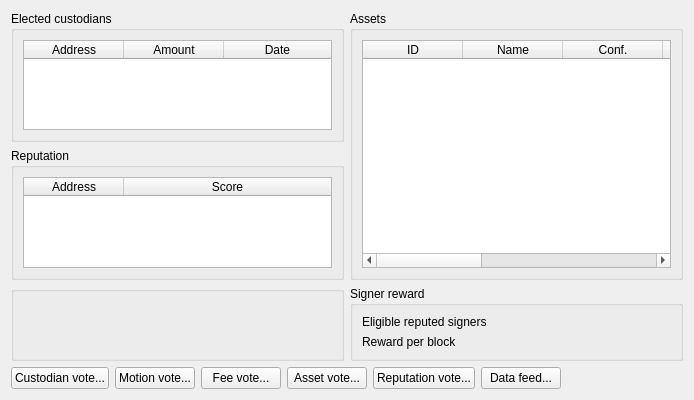
<?xml version="1.0" encoding="UTF-8"?>
<ui version="4.0">
 <class>VotePage</class>
 <widget class="QWidget" name="VotePage">
  <property name="geometry">
   <rect>
    <x>0</x>
    <y>0</y>
    <width>694</width>
    <height>400</height>
   </rect>
  </property>
  <property name="windowTitle">
   <string>Form</string>
  </property>
  <property name="layoutDirection">
   <enum>Qt::LeftToRight</enum>
  </property>
  <layout class="QVBoxLayout" name="verticalLayout_2">
   <item>
    <layout class="QHBoxLayout" name="horizontalLayout_4">
     <item>
      <layout class="QVBoxLayout" name="verticalLayout_2">
       <item>
        <widget class="QGroupBox" name="groupBox">
         <property name="sizePolicy">
          <sizepolicy hsizetype="Preferred" vsizetype="Preferred">
           <horstretch>0</horstretch>
           <verstretch>0</verstretch>
          </sizepolicy>
         </property>
         <property name="title">
          <string>Elected custodians</string>
         </property>
         <layout class="QVBoxLayout" name="verticalLayout_3">
          <item>
           <widget class="QTableWidget" name="custodianTable">
            <attribute name="horizontalHeaderStretchLastSection">
             <bool>true</bool>
            </attribute>
            <attribute name="verticalHeaderVisible">
             <bool>false</bool>
            </attribute>
            <column>
             <property name="text">
              <string>Address</string>
             </property>
            </column>
            <column>
             <property name="text">
              <string>Amount</string>
             </property>
            </column>
            <column>
             <property name="text">
              <string>Date</string>
             </property>
            </column>
           </widget>
          </item>
         </layout>
        </widget>
       </item>
       <item>
        <widget class="QGroupBox" name="groupBox_2">
         <property name="sizePolicy">
          <sizepolicy hsizetype="Preferred" vsizetype="Preferred">
           <horstretch>0</horstretch>
           <verstretch>0</verstretch>
          </sizepolicy>
         </property>
         <property name="title">
          <string>Reputation</string>
         </property>
         <layout class="QVBoxLayout" name="verticalLayout_4">
          <item>
           <widget class="QTableWidget" name="reputationTable">
            <property name="sortingEnabled">
             <bool>true</bool>
            </property>
            <attribute name="horizontalHeaderStretchLastSection">
             <bool>true</bool>
            </attribute>
            <attribute name="verticalHeaderVisible">
             <bool>false</bool>
            </attribute>
            <column>
             <property name="text">
              <string>Address</string>
             </property>
            </column>
            <column>
             <property name="text">
              <string>Score</string>
             </property>
            </column>
           </widget>
          </item>
         </layout>
        </widget>
       </item>
      </layout>
     </item>
     <item>
      <widget class="QGroupBox" name="groupBox_3">
       <property name="sizePolicy">
        <sizepolicy hsizetype="Preferred" vsizetype="Preferred">
         <horstretch>0</horstretch>
         <verstretch>0</verstretch>
        </sizepolicy>
       </property>
       <property name="title">
        <string>Assets</string>
       </property>
       <layout class="QVBoxLayout" name="verticalLayout_4">
        <item>
         <widget class="QTableWidget" name="assetTable">
          <property name="sortingEnabled">
           <bool>true</bool>
          </property>
          <attribute name="horizontalHeaderStretchLastSection">
           <bool>true</bool>
          </attribute>
          <attribute name="verticalHeaderVisible">
           <bool>false</bool>
          </attribute>
          <column>
           <property name="text">
            <string>ID</string>
           </property>
          </column>
          <column>
           <property name="text">
            <string>Name</string>
           </property>
          </column>
          <column>
           <property name="text">
            <string>Conf.</string>
           </property>
          </column>
          <column>
           <property name="text">
            <string>Req. sig.</string>
           </property>
          </column>
          <column>
           <property name="text">
            <string>Tot. sig.</string>
           </property>
          </column>
          <column>
           <property name="text">
            <string>Unit exp.</string>
           </property>
          </column>
          <column>
           <property name="text">
            <string>Max trade</string>
           </property>
          </column>
          <column>
           <property name="text">
            <string>Min trade</string>
           </property>
          </column>
         </widget>
        </item>
       </layout>
      </widget>
     </item>
    </layout>
   </item>
   <item>
    <layout class="QHBoxLayout" name="horizontalLayout_3">
     <item>
      <widget class="QGroupBox" name="groupBox_4">
       <property name="title">
        <string/>
       </property>
      </widget>
     </item>
     <item>
      <widget class="QGroupBox" name="groupBox_3">
       <property name="title">
        <string>Signer reward</string>
       </property>
       <layout class="QVBoxLayout" name="verticalLayout">
        <item>
         <layout class="QFormLayout" name="formLayout">
          <item row="0" column="0">
           <widget class="QLabel" name="label">
            <property name="text">
             <string>Eligible reputed signers</string>
            </property>
           </widget>
          </item>
          <item row="0" column="1">
           <widget class="QLabel" name="eligibleSigner">
            <property name="text">
             <string/>
            </property>
           </widget>
          </item>
          <item row="1" column="0">
           <widget class="QLabel" name="label_3">
            <property name="text">
             <string>Reward per block</string>
            </property>
           </widget>
          </item>
          <item row="1" column="1">
           <widget class="QLabel" name="signerReward">
            <property name="text">
             <string/>
            </property>
           </widget>
          </item>
         </layout>
        </item>
       </layout>
      </widget>
     </item>
    </layout>
   </item>
   <item>
    <layout class="QHBoxLayout" name="horizontalLayout">
     <item>
      <widget class="QPushButton" name="custodianVote">
       <property name="text">
        <string>Custodian vote...</string>
       </property>
      </widget>
     </item>
     <item>
      <widget class="QPushButton" name="motionVote">
       <property name="text">
        <string>Motion vote...</string>
       </property>
      </widget>
     </item>
     <item>
      <widget class="QPushButton" name="feeVote">
       <property name="text">
        <string>Fee vote...</string>
       </property>
      </widget>
     </item>
     <item>
      <widget class="QPushButton" name="assetVote">
       <property name="text">
        <string>Asset vote...</string>
       </property>
      </widget>
     </item>
     <item>
      <widget class="QPushButton" name="reputationVote">
       <property name="text">
        <string>Reputation vote...</string>
       </property>
      </widget>
     </item>
     <item>
      <widget class="QPushButton" name="dataFeedButton">
       <property name="text">
        <string>Data feed...</string>
       </property>
      </widget>
     </item>
     <item>
      <spacer name="horizontalSpacer">
       <property name="orientation">
        <enum>Qt::Horizontal</enum>
       </property>
       <property name="sizeHint" stdset="0">
        <size>
         <width>40</width>
         <height>20</height>
        </size>
       </property>
      </spacer>
     </item>
    </layout>
   </item>
  </layout>
 </widget>
 <resources/>
 <connections/>
</ui>
